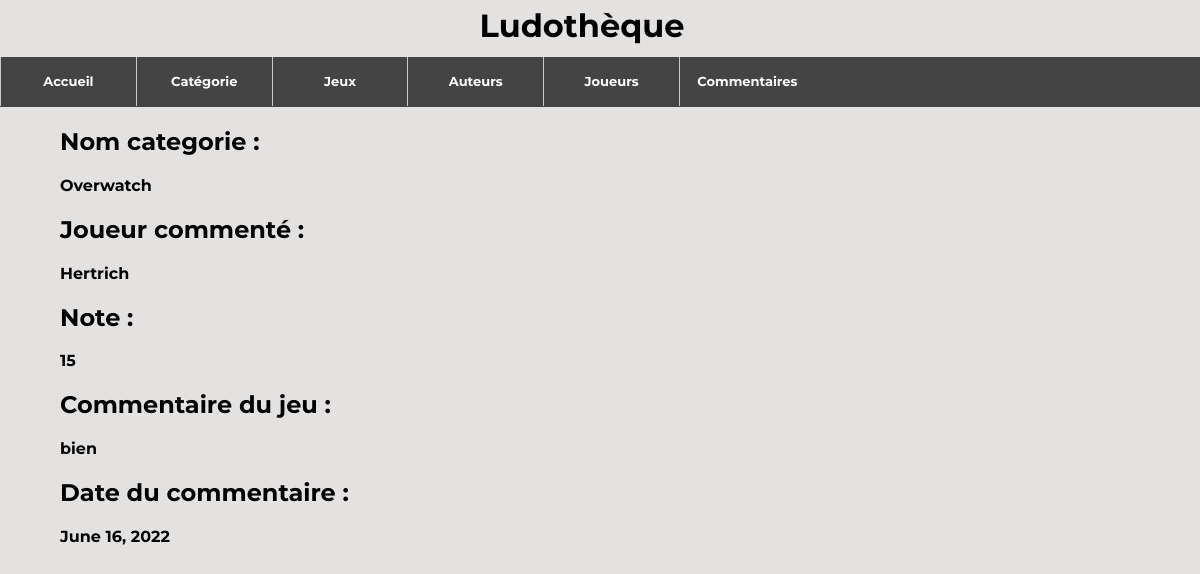
Page /ludo/affichecommentaires/1/ on the committed database.
### ludo/models.py (models this page shows, shortened)
class Commentaires(models.Model):
    jeux_com = models.ForeignKey("jeux", on_delete=models.CASCADE)
    joueurs_com = models.ForeignKey("joueurs", on_delete=models.CASCADE)
    note_com = models.IntegerField(blank=False)
    commentaire_jeu = models.TextField(null=True, blank=True)
    date_com = models.DateField(blank=True, null=True)

class Jeux(models.Model):
    titre_jeux = models.CharField(max_length=100)
    annee_jeux = models.IntegerField(blank=False)
    image_jeux = models.CharField(max_length=300)
    categorie_jeux = models.ForeignKey("Categorie", on_delete=models.CASCADE)
    auteur_jeux = models.ForeignKey("Auteurs", on_delete=models.CASCADE)
    def __str__(self):
        chaine2 = f"{self.titre_jeux}"
        return chaine2

class Joueurs(models.Model):
    nom_j = models.CharField(max_length=100)
    prenom_j = models.CharField(max_length=100)
    mail_j = models.EmailField(blank=True, null=True)
    mdp_j = models.CharField(max_length=100, blank=True, null=True)
    PROFESSIONNEL = 'PROFESSIONNEL'
    PARTICULIER = 'PARTICULIER'
    choix = [(PROFESSIONNEL, 'PRO'), (PARTICULIER, 'PARTICULIER')]
    type_j = models.CharField(blank=True, choices=choix, max_length=100)
    def __str__(self):
        chaine4 = f"{self.nom_j}"
        return chaine4

### ludo/views.py (the view)
# urls.py: path('affichecommentaires/<int:id>/', views.affichecommentaires),
def affichecommentaires(request, id):
    commentaires = models.Commentaires.objects.get(pk = id)
    return render(request,'ludo/affichecommentaires.html',{"commentaires":commentaires})

### ludo/templates/ludo/affichecommentaires.html (shortened to what this page needs)
<!DOCTYPE html>
<html lang="en">
<head>
    {% extends 'main.html' %}
    {% load static %}
    {% block content %}
</head>
<body>
    <div class="margin">
        <h2>Nom categorie :</h2>
        <p>
            {{commentaires.jeux_com}}
        </p>
        <h2>Joueur commenté :</h2>
        <p>
            {{commentaires.joueurs_com}}
        </p>
        <h2>Note :</h2>
        <p>
            {{commentaires.note_com}}
        </p>
        <h2>Commentaire du jeu :</h2>
        <p>
            {{commentaires.commentaire_jeu}}
        </p>
        <h2>Date du commentaire :</h2>
        <p>
            {{commentaires.date_com}}
        </p>
    </div>
</body>
</html>
{% endblock %}

### ludo/static/csstemplates/index.css (style rules this page uses)
body { margin: 0%; font-family: 'Montserrat', sans-serif; color: black; background-color: #e4e1e1; font-weight: bolder; width: 100%; }
.margin { margin-left: 5%; margin-right: 5%; float: left; }

### rows in the picture
Commentaires: jeux_com "Overwatch", joueurs_com "Hertrich", note_com "15", commentaire_jeu "bien", date_com "June 16, 2022"
